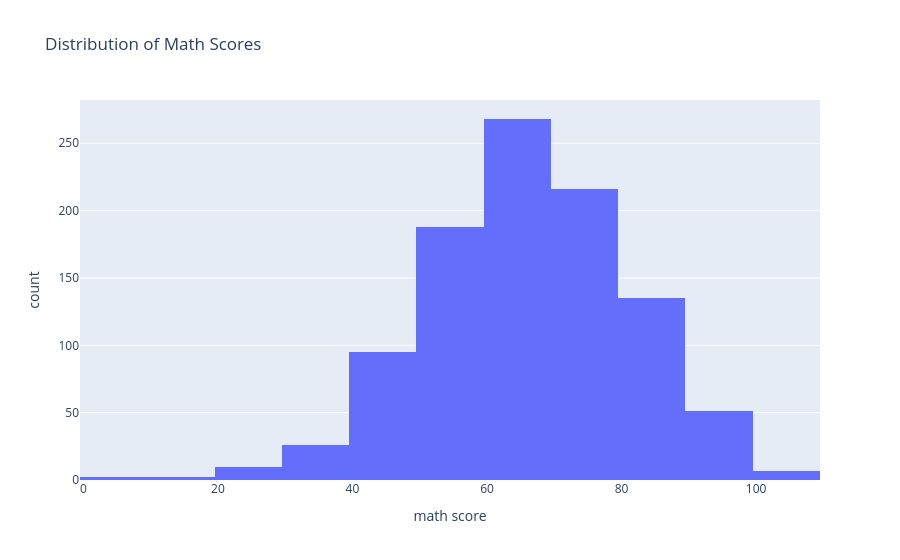

Notebook cell for this chart:
### Code cell
plot

### Figure 1 — Plotly figure (JSON) as saved in the notebook; plotly's stock layout.template omitted (floating-point values rounded to 4 significant figures; data arrays with more than 128 entries replaced by an {"elided": "..."} marker saying what was removed)
{"data": [{"bingroup": "x", "hovertemplate": "math score=%{x}<br>count=%{y}<extra></extra>", "legendgroup": "", "marker": {"color": "#636efa", "pattern": {"shape": ""}}, "name": "", "nbinsx": 20, "orientation": "v", "showlegend": false, "type": "histogram", "x": {"elided": "1000 int values"}, "xaxis": "x", "yaxis": "y"}], "layout": {"barmode": "relative", "legend": {"tracegroupgap": 0}, "title": {"text": "Distribution of Math Scores"}, "xaxis": {"anchor": "y", "domain": [0, 1], "title": {"text": "math score"}}, "yaxis": {"anchor": "x", "domain": [0, 1], "title": {"text": "count"}}}}
